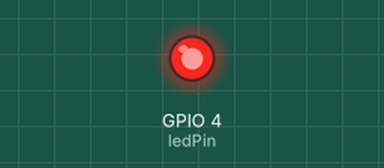
Simulated run of this sketch. Board: ESP32. Shown: output pins drawn as LEDs (lit = HIGH).

Above: at 0.1 s.
At 5.2 s:
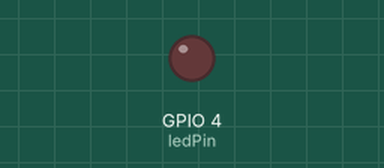
Timing chart, 0 to 6.7 s (numbered marks = the images above):
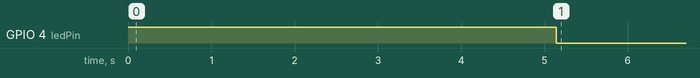

The sketch:

sketch.ino
```cpp
// Khai báo chân nối LED (Sử dụng chân GPIO 4)
int ledPin = 4;
// Biến giữ hệ số đóng (duty cycle) từ 0 đến 1023
int fadeValue = 1023;

void setup() {
  // Cài đặt chân số 4 là ngõ ra
  pinMode(ledPin, OUTPUT);
}

void loop() {
  // Bật LED với mức độ sáng tương ứng với fadeValue
  analogWrite(ledPin, fadeValue);

  // Giảm dần độ sáng xuống 1 đơn vị
  if (fadeValue > 0) {
    fadeValue--;
  }

  // Trì hoãn 5 mili-giây để thấy hiệu ứng mờ dần
  delay(5);
}
```

Measured:
- by itself, GPIO 4 (ledPin): LOW → HIGH at 0.00 s, → LOW 5.1 s later
